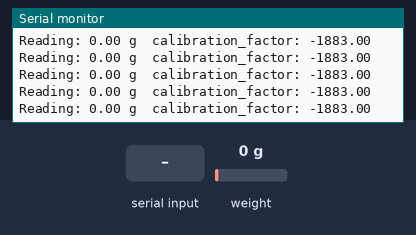
The sketch below on a simulated Arduino Uno, built with avr-gcc and run on an emulated ATmega328P. Shown: the last lines printed to the serial monitor. The test bench sets the inputs (shaded band); at power-on: weight on the scale 0 g.

Above: at 3.3 s.
3.4 s: "tare" received over Serial
At 5.4 s:
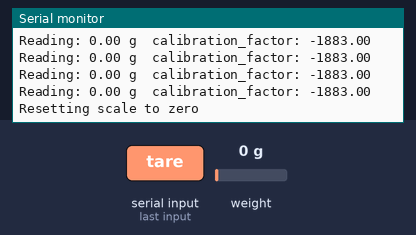
6.4 s: "90,45\n" received over Serial
At 7.6 s:
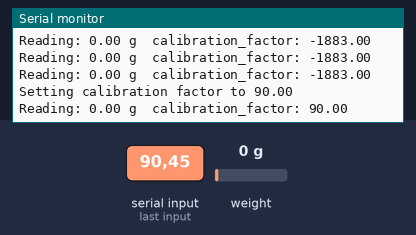
8.9 s: weight on the scale set to 100 g
At 8.92 s:
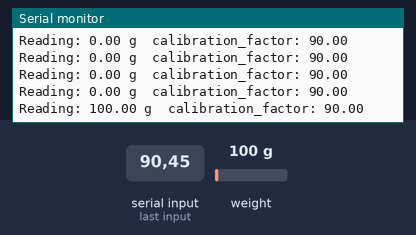
10.4 s: weight on the scale set to 1250 g
At 10.44 s:
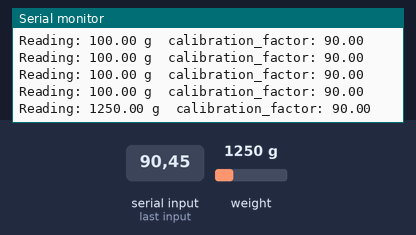
13.4 s: "30,150\n" received over Serial
At 14.58 s:
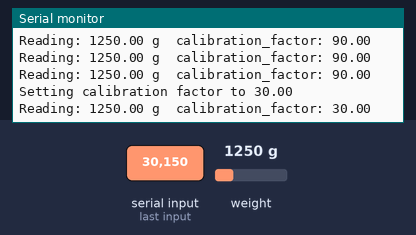
Timing chart, 0 to 16.4 s (numbered marks = the images above; inputs shaded):
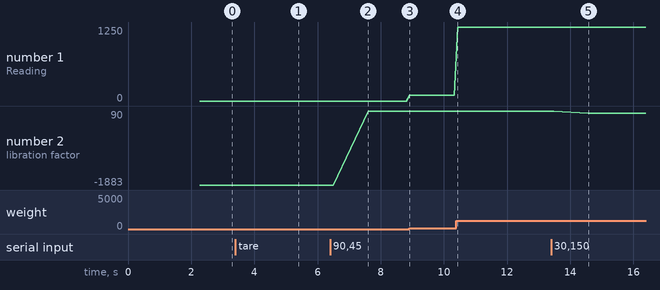

The sketch:

HX711_Calibration_Arduino.ino
```cpp
/*
 * HX711_Calibration_Arduino.ino
 *
 *
 * Modified version of Sparkfun example calibration script found at:
 * https://github.com/sparkfun/HX711-Load-Cell-Amplifier/blob/master/firmware/SparkFun_HX711_Calibration/SparkFun_HX711_Calibration.ino
 *
 *
 * Example using the SparkFun HX711 breakout board with a scale
 *

 This is the calibration sketch. Use it to determine the calibration_factor that the main example uses. It also
 outputs the zero_factor useful for projects that have a permanent mass on the scale in between power cycles.

 Setup your scale and start the sketch WITHOUT a weight on the scale
 Once readings are displayed place the weight on the scale
 Press +/- or a/z to adjust the calibration_factor until the output readings match the known weight
 Use this calibration_factor on the example sketch

 This example assumes pounds (lbs). If you prefer kilograms, change the Serial.print(" lbs"); line to kg. The
 calibration factor will be significantly different but it will be linearly related to lbs (1 lbs = 0.453592 kg).

 Your calibration factor may be very positive or very negative. It all depends on the setup of your scale system
 and the direction the sensors deflect from zero state
 *
 *
 * Arduino pin 2 -> HX711 CLK
 * 3 -> DOUT
 * 5V -> VCC
 * GND -> GND
 *
 *
 *
 * ST 2026
 */

#include "HX711.h"

#define DOUT  3
#define CLK  2

HX711 scale;

float calibration_factor = -1883;
float current_reading;
String inString;

void setup() {
  Serial.begin(9600);
  Serial.println("~~~~~~~~~~~~~~~~~~~~~~~~~~~~~~~~~~~~~~~~~~");
  Serial.println("HX711 calibration sketch");
  Serial.println("Remove all weight from scale");
  Serial.println("After readings begin, place known weight on scale");
  Serial.println("Enter any value (must be 2+ digits long) to update the calibration factor");

  scale.begin(DOUT, CLK);
  scale.set_scale();
  scale.tare();

  long zero_factor = scale.read_average(); //Get a baseline reading
  Serial.print("Zero factor: "); //This can be used to remove the need to tare the scale. Useful in permanent scale projects.
  Serial.println(zero_factor);
}

void loop() {

  scale.set_scale(calibration_factor); //Adjust to this calibration factor
  current_reading = scale.get_units();

  Serial.print("Reading: ");
  Serial.print(current_reading);
  Serial.print(" g");
  Serial.print("\tcalibration_factor: ");
  Serial.println(calibration_factor);

  if (Serial.available()) {
    inString = Serial.readString();
    inString.trim();  // remove leading/trailing whitespaces
    if (inString.equals("tare")) {
      Serial.println("Resetting scale to zero");
      scale.tare();
      scale.set_scale(calibration_factor); //Adjust to this calibration factor
    }
    else {
      // set the calibration factor to this number
      calibration_factor = inString.toFloat();
      Serial.print("Setting calibration factor to ");
      Serial.println(calibration_factor);
    }
  }
}
```

Measured:
- after the input at 3.4 s, the serial monitor: prints a new line after 1.1 s (image 1)
- after the input at 6.4 s, the serial monitor: prints a new line after 1.1 s (image 2)
- after the input at 8.9 s, the serial monitor: prints a new line at once (image 3)
- after the input at 10.4 s, the serial monitor: prints a new line at once (image 4)
- after the input at 13.4 s, the serial monitor: prints a new line after 1.1 s (image 5)
- plotted number 1: 0 → 100 after the input at 8.9 s, 100 → 1250 after the input at 10.4 s
- plotted number 2: -1883 → 90 after the input at 6.4 s, 90 → 30 after the input at 13.4 s
